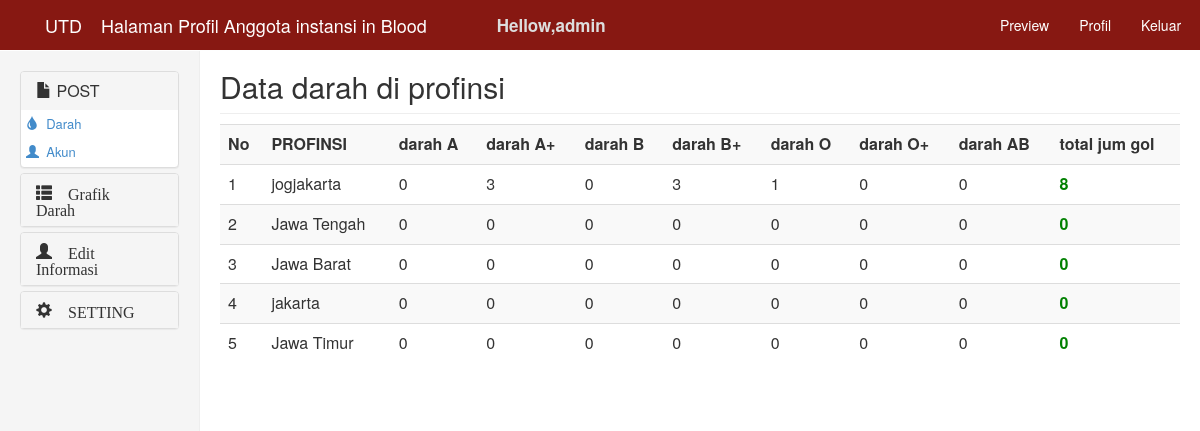
The app's page /login/operator/index.php?tampil=profinsi (signed in) with its own data.
### tables this page shows
CREATE TABLE IF NOT EXISTS `profinsi` (
  `idprof` int(2) NOT NULL,
  `namaprof` varchar(100) NOT NULL,
  `status` char(1) NOT NULL
);

### login/operator/profinsi/profinsi_tampil.php (the view, shortened to what this page needs)
<h2 class="sub-header">Data darah di profinsi</h2>
<div class="table-responsive">
	<table class="table table-striped">
	<tr>
		<th>No</th>
		<th>PROFINSI</th>
		<th>darah A</th>
		<th>darah A+</th>
		<th>darah B</th>
		<th>darah B+</th>
		<th>darah O</th>
		<th>darah O+</th>
		<th>darah AB</th>
		<th>total jum gol</th>
	</tr>
	<?php
		$no=1;
		$tampil = mysqli_query($koneksi, "SELECT * FROM profinsi") or die(mysqli_error($koneksi));
		while($data = mysqli_fetch_array($tampil)){
		$idprof= $data['idprof'];
	?>
	<tr>
		<td> <?= $no; ?> </td>
		<td> <?= $data['namaprof']; ?></td>
		<td> <?php
			$hasil = mysqli_query($koneksi, "SELECT count(darah.iddarah) as jum from darah , akun, rs where darah.nip = akun.nip && akun.idjdarah = '1' && darah.idrs = rs.idrs && rs.idprof='$idprof' && darah.statusex='bl'");
			while($isi = mysqli_fetch_array($hasil)){
		 ?>
		 <?= $isi['jum'];
		 } ?>
		 </td>
		 <td> <?php
			$hasil = mysqli_query($koneksi, "SELECT count(darah.iddarah) as jum from darah , akun, rs where darah.nip = akun.nip && akun.idjdarah = '2' && darah.idrs = rs.idrs && rs.idprof='$idprof' && darah.statusex='bl'");
			while($isi = mysqli_fetch_array($hasil)){
		 ?>
		 <?= $isi['jum'];
		 } ?></td>
		<td> <?php
			$hasil = mysqli_query($koneksi, "SELECT count(darah.iddarah) as jum from darah , akun, rs where darah.nip = akun.nip && akun.idjdarah = '3' && darah.idrs = rs.idrs && rs.idprof='$idprof' && darah.statusex='bl'");
			while($isi = mysqli_fetch_array($hasil)){
		 ?>
		 <?= $isi['jum'];
		 } ?></td>
		 <td> <?php
			$hasil = mysqli_query($koneksi, "SELECT count(darah.iddarah) as jum from darah , akun, rs where darah.nip = akun.nip && akun.idjdarah = '4' && darah.idrs = rs.idrs && rs.idprof='$idprof'&& darah.statusex='bl'");
			while($isi = mysqli_fetch_array($hasil)){
		 ?>
		 <?= $isi['jum'];
		 } ?></td>
		 <td> <?php
			$hasil = mysqli_query($koneksi, "SELECT count(darah.iddarah) as jum from darah , akun, rs where darah.nip = akun.nip && akun.idjdarah = '5' && darah.idrs = rs.idrs && rs.idprof='$idprof' && darah.statusex='bl'");
			while($isi = mysqli_fetch_array($hasil)){
		 ?>
		 <?= $isi['jum'];
		 } ?></td>
		 <td> <?php
			$hasil = mysqli_query($koneksi, "SELECT count(darah.iddarah) as jum from darah , akun, rs where darah.nip = akun.nip && akun.idjdarah = '6' && darah.idrs = rs.idrs && rs.idprof='$idprof'&& darah.statusex='bl' ");
			while($isi = mysqli_fetch_array($hasil)){
		 ?>
		 <?= $isi['jum'];
		 } ?></td>
		 <td> <?php
			$hasil = mysqli_query($koneksi, "SELECT count(darah.iddarah) as jum from darah , akun, rs where darah.nip = akun.nip && akun.idjdarah = '7' && darah.idrs = rs.idrs && rs.idprof='$idprof' && darah.statusex='bl'");
			while($isi = mysqli_fetch_array($hasil)){
		 ?>
		 <?= $isi['jum'];
		 } ?></td>
		<td><font style="color: green; font-weight: bold; text-align: center"> <?php
			$hasil = mysqli_query($koneksi, "SELECT count(darah.iddarah) as jum from darah, rs where  darah.idrs = rs.idrs && rs.idprof='$idprof' && darah.statusex='bl'");
			while($isi = mysqli_fetch_array($hasil)){
		 ?>
		 <?= $isi['jum'];
		 } ?></font></td>
	</tr>
	<?php
			$no++;
		}
	?>
</table>

### css/admin.css (style rules this page uses)
.sub-header { margin-top: 50px; padding-bottom: 10px; border-bottom: 1px solid #eee; }

### records on screen
profinsi: namaprof "jogjakarta", jum "0", jum "3", jum "1", jum "8"
profinsi: namaprof "Jawa Tengah", jum "0"
profinsi: namaprof "Jawa Barat", jum "0"
profinsi: namaprof "jakarta", jum "0"
profinsi: namaprof "Jawa Timur", jum "0"

### other values on screen
$_SESSION['username'] "admin"
